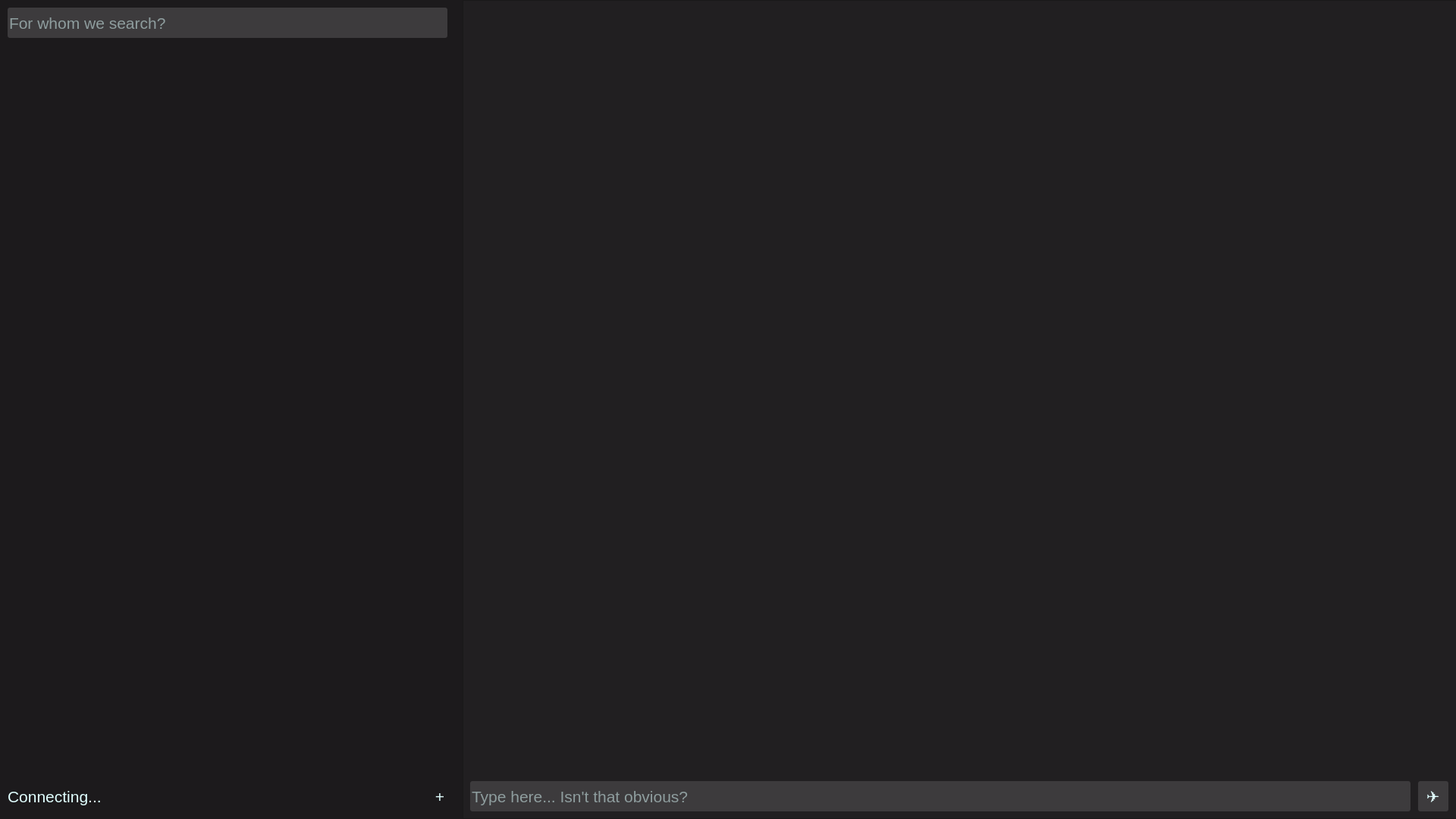
<?xml version="1.0" encoding="UTF-8"?>
<ui version="4.0">
 <class>MainWindow</class>
 <widget class="QMainWindow" name="MainWindow">
  <property name="geometry">
   <rect>
    <x>0</x>
    <y>0</y>
    <width>1920</width>
    <height>1080</height>
   </rect>
  </property>
  <property name="sizePolicy">
   <sizepolicy hsizetype="Preferred" vsizetype="Preferred">
    <horstretch>0</horstretch>
    <verstretch>0</verstretch>
   </sizepolicy>
  </property>
  <property name="font">
   <font>
    <pointsize>16</pointsize>
    <stylestrategy>PreferDefault</stylestrategy>
   </font>
  </property>
  <property name="contextMenuPolicy">
   <enum>Qt::NoContextMenu</enum>
  </property>
  <property name="windowTitle">
   <string>Jessenger</string>
  </property>
  <property name="styleSheet">
   <string notr="true">background-color: rgb(28, 26, 28);
color: rgb(224, 255, 255);</string>
  </property>
  <property name="documentMode">
   <bool>false</bool>
  </property>
  <property name="tabShape">
   <enum>QTabWidget::Rounded</enum>
  </property>
  <property name="unifiedTitleAndToolBarOnMac">
   <bool>false</bool>
  </property>
  <widget class="QWidget" name="centralwidget">
   <widget class="QStackedWidget" name="stackedWidget">
    <property name="geometry">
     <rect>
      <x>0</x>
      <y>0</y>
      <width>1920</width>
      <height>1080</height>
     </rect>
    </property>
    <property name="currentIndex">
     <number>3</number>
    </property>
    <widget class="QWidget" name="signPage">
     <widget class="QFrame" name="signWrap">
      <property name="geometry">
       <rect>
        <x>835</x>
        <y>435</y>
        <width>330</width>
        <height>180</height>
       </rect>
      </property>
      <property name="font">
       <font>
        <pointsize>9</pointsize>
        <stylestrategy>PreferDefault</stylestrategy>
       </font>
      </property>
      <property name="styleSheet">
       <string notr="true">background-color: rgb(43, 41, 43);
border-radius: 3px;</string>
      </property>
      <property name="frameShape">
       <enum>QFrame::StyledPanel</enum>
      </property>
      <property name="frameShadow">
       <enum>QFrame::Raised</enum>
      </property>
      <widget class="QLabel" name="signLabel">
       <property name="geometry">
        <rect>
         <x>0</x>
         <y>10</y>
         <width>330</width>
         <height>40</height>
        </rect>
       </property>
       <property name="font">
        <font>
         <pointsize>16</pointsize>
        </font>
       </property>
       <property name="text">
        <string>Hey! There's time to sign...</string>
       </property>
       <property name="alignment">
        <set>Qt::AlignCenter</set>
       </property>
      </widget>
      <widget class="QPushButton" name="goToSignInButton">
       <property name="geometry">
        <rect>
         <x>25</x>
         <y>60</y>
         <width>280</width>
         <height>50</height>
        </rect>
       </property>
       <property name="font">
        <font>
         <pointsize>16</pointsize>
        </font>
       </property>
       <property name="styleSheet">
        <string notr="true">background-color: rgb(61, 59, 61);
border-radius: 3px;
</string>
       </property>
       <property name="text">
        <string>in</string>
       </property>
      </widget>
      <widget class="QPushButton" name="goToSignUpButton">
       <property name="geometry">
        <rect>
         <x>25</x>
         <y>120</y>
         <width>280</width>
         <height>50</height>
        </rect>
       </property>
       <property name="font">
        <font>
         <pointsize>16</pointsize>
        </font>
       </property>
       <property name="styleSheet">
        <string notr="true">background-color: rgb(61, 59, 61);
border-radius: 3px;
</string>
       </property>
       <property name="text">
        <string>up</string>
       </property>
      </widget>
     </widget>
    </widget>
    <widget class="QWidget" name="signInFormPage">
     <widget class="QFrame" name="signInFormWrap">
      <property name="geometry">
       <rect>
        <x>810</x>
        <y>435</y>
        <width>300</width>
        <height>210</height>
       </rect>
      </property>
      <property name="font">
       <font>
        <pointsize>9</pointsize>
        <stylestrategy>PreferDefault</stylestrategy>
       </font>
      </property>
      <property name="styleSheet">
       <string notr="true">background-color: rgb(43, 41, 43);
border-radius: 3px;</string>
      </property>
      <property name="frameShape">
       <enum>QFrame::StyledPanel</enum>
      </property>
      <property name="frameShadow">
       <enum>QFrame::Raised</enum>
      </property>
      <widget class="QLabel" name="signInWelcomeLabel">
       <property name="geometry">
        <rect>
         <x>0</x>
         <y>10</y>
         <width>300</width>
         <height>40</height>
        </rect>
       </property>
       <property name="font">
        <font>
         <pointsize>16</pointsize>
        </font>
       </property>
       <property name="text">
        <string>Glad to see you again!</string>
       </property>
       <property name="alignment">
        <set>Qt::AlignCenter</set>
       </property>
      </widget>
      <widget class="QLineEdit" name="signInEmailLineEdit">
       <property name="geometry">
        <rect>
         <x>20</x>
         <y>60</y>
         <width>260</width>
         <height>40</height>
        </rect>
       </property>
       <property name="font">
        <font>
         <pointsize>16</pointsize>
        </font>
       </property>
       <property name="styleSheet">
        <string notr="true">background-color: rgb(61, 59, 61);</string>
       </property>
       <property name="text">
        <string/>
       </property>
       <property name="placeholderText">
        <string>E-mail</string>
       </property>
      </widget>
      <widget class="QLineEdit" name="signInPasswordLineEdit">
       <property name="geometry">
        <rect>
         <x>20</x>
         <y>110</y>
         <width>260</width>
         <height>40</height>
        </rect>
       </property>
       <property name="font">
        <font>
         <pointsize>16</pointsize>
        </font>
       </property>
       <property name="styleSheet">
        <string notr="true">background-color: rgb(61, 59, 61);</string>
       </property>
       <property name="inputMask">
        <string/>
       </property>
       <property name="text">
        <string/>
       </property>
       <property name="placeholderText">
        <string notr="true">Password</string>
       </property>
      </widget>
      <widget class="QPushButton" name="signInButton">
       <property name="geometry">
        <rect>
         <x>20</x>
         <y>160</y>
         <width>260</width>
         <height>40</height>
        </rect>
       </property>
       <property name="font">
        <font>
         <pointsize>16</pointsize>
        </font>
       </property>
       <property name="styleSheet">
        <string notr="true">background-color: rgb(71, 69, 71);
border-radius: 3px;
</string>
       </property>
       <property name="text">
        <string>Sign in</string>
       </property>
      </widget>
      <widget class="QLabel" name="signInWarning">
       <property name="geometry">
        <rect>
         <x>0</x>
         <y>210</y>
         <width>300</width>
         <height>200</height>
        </rect>
       </property>
       <property name="font">
        <font>
         <pointsize>16</pointsize>
        </font>
       </property>
       <property name="styleSheet">
        <string notr="true">color: rgb(170, 0, 0);</string>
       </property>
       <property name="text">
        <string/>
       </property>
       <property name="alignment">
        <set>Qt::AlignHCenter|Qt::AlignTop</set>
       </property>
       <property name="wordWrap">
        <bool>true</bool>
       </property>
      </widget>
     </widget>
     <widget class="QLabel" name="signInWaitingLabel">
      <property name="geometry">
       <rect>
        <x>860</x>
        <y>230</y>
        <width>200</width>
        <height>200</height>
       </rect>
      </property>
      <property name="text">
       <string/>
      </property>
      <property name="alignment">
       <set>Qt::AlignCenter</set>
      </property>
     </widget>
    </widget>
    <widget class="QWidget" name="signUpFormPage">
     <widget class="QFrame" name="signUpFormWrap">
      <property name="geometry">
       <rect>
        <x>810</x>
        <y>410</y>
        <width>300</width>
        <height>260</height>
       </rect>
      </property>
      <property name="font">
       <font>
        <pointsize>9</pointsize>
        <stylestrategy>PreferDefault</stylestrategy>
       </font>
      </property>
      <property name="styleSheet">
       <string notr="true">background-color: rgb(43, 41, 43);
border-radius: 3px;</string>
      </property>
      <property name="frameShape">
       <enum>QFrame::StyledPanel</enum>
      </property>
      <property name="frameShadow">
       <enum>QFrame::Raised</enum>
      </property>
      <widget class="QLabel" name="signUpWelcomeLabel">
       <property name="geometry">
        <rect>
         <x>0</x>
         <y>10</y>
         <width>300</width>
         <height>40</height>
        </rect>
       </property>
       <property name="font">
        <font>
         <pointsize>16</pointsize>
        </font>
       </property>
       <property name="text">
        <string>Let's get acquainted!</string>
       </property>
       <property name="alignment">
        <set>Qt::AlignCenter</set>
       </property>
      </widget>
      <widget class="QLineEdit" name="signUpEmailLineEdit">
       <property name="geometry">
        <rect>
         <x>20</x>
         <y>110</y>
         <width>260</width>
         <height>40</height>
        </rect>
       </property>
       <property name="font">
        <font>
         <pointsize>16</pointsize>
        </font>
       </property>
       <property name="styleSheet">
        <string notr="true">background-color: rgb(61, 59, 61);</string>
       </property>
       <property name="text">
        <string/>
       </property>
       <property name="placeholderText">
        <string>E-mail</string>
       </property>
      </widget>
      <widget class="QLineEdit" name="signUpPasswordLineEdit">
       <property name="geometry">
        <rect>
         <x>20</x>
         <y>160</y>
         <width>260</width>
         <height>40</height>
        </rect>
       </property>
       <property name="font">
        <font>
         <pointsize>16</pointsize>
        </font>
       </property>
       <property name="styleSheet">
        <string notr="true">background-color: rgb(61, 59, 61);</string>
       </property>
       <property name="text">
        <string/>
       </property>
       <property name="placeholderText">
        <string>Password</string>
       </property>
      </widget>
      <widget class="QLineEdit" name="signUpUsernameLineEdit">
       <property name="geometry">
        <rect>
         <x>20</x>
         <y>60</y>
         <width>260</width>
         <height>40</height>
        </rect>
       </property>
       <property name="font">
        <font>
         <pointsize>16</pointsize>
        </font>
       </property>
       <property name="styleSheet">
        <string notr="true">background-color: rgb(61, 59, 61);
</string>
       </property>
       <property name="text">
        <string/>
       </property>
       <property name="placeholderText">
        <string>Username</string>
       </property>
      </widget>
      <widget class="QPushButton" name="signUpButton">
       <property name="geometry">
        <rect>
         <x>20</x>
         <y>210</y>
         <width>260</width>
         <height>40</height>
        </rect>
       </property>
       <property name="font">
        <font>
         <pointsize>16</pointsize>
        </font>
       </property>
       <property name="styleSheet">
        <string notr="true">background-color: rgb(71, 69, 71);
border-radius: 3px;
</string>
       </property>
       <property name="text">
        <string>Sign up</string>
       </property>
      </widget>
      <widget class="QLabel" name="signUpWarning">
       <property name="geometry">
        <rect>
         <x>0</x>
         <y>260</y>
         <width>300</width>
         <height>200</height>
        </rect>
       </property>
       <property name="font">
        <font>
         <pointsize>16</pointsize>
        </font>
       </property>
       <property name="styleSheet">
        <string notr="true">color: rgb(170, 0, 0);</string>
       </property>
       <property name="text">
        <string/>
       </property>
       <property name="alignment">
        <set>Qt::AlignHCenter|Qt::AlignTop</set>
       </property>
       <property name="wordWrap">
        <bool>true</bool>
       </property>
      </widget>
     </widget>
     <widget class="QLabel" name="signUpWaitingLabel">
      <property name="geometry">
       <rect>
        <x>860</x>
        <y>200</y>
        <width>200</width>
        <height>200</height>
       </rect>
      </property>
      <property name="text">
       <string/>
      </property>
      <property name="alignment">
       <set>Qt::AlignCenter</set>
      </property>
     </widget>
    </widget>
    <widget class="QWidget" name="homePage">
     <widget class="QLineEdit" name="findUserLineEdit">
      <property name="geometry">
       <rect>
        <x>10</x>
        <y>10</y>
        <width>580</width>
        <height>40</height>
       </rect>
      </property>
      <property name="font">
       <font>
        <pointsize>16</pointsize>
       </font>
      </property>
      <property name="styleSheet">
       <string notr="true">background-color: rgb(61, 59, 61);
border-radius: 3px;
</string>
      </property>
      <property name="text">
       <string/>
      </property>
      <property name="placeholderText">
       <string>For whom we search?</string>
      </property>
     </widget>
     <widget class="QLabel" name="connectionStatement">
      <property name="geometry">
       <rect>
        <x>10</x>
        <y>1030</y>
        <width>540</width>
        <height>40</height>
       </rect>
      </property>
      <property name="font">
       <font>
        <pointsize>16</pointsize>
       </font>
      </property>
      <property name="styleSheet">
       <string notr="true"/>
      </property>
      <property name="text">
       <string>Connecting...</string>
      </property>
      <property name="alignment">
       <set>Qt::AlignLeading|Qt::AlignLeft|Qt::AlignVCenter</set>
      </property>
     </widget>
     <widget class="QFrame" name="workspaceFrame">
      <property name="geometry">
       <rect>
        <x>610</x>
        <y>0</y>
        <width>1700</width>
        <height>1080</height>
       </rect>
      </property>
      <property name="font">
       <font>
        <pointsize>14</pointsize>
       </font>
      </property>
      <property name="styleSheet">
       <string notr="true">background-color: rgb(33, 31, 33);</string>
      </property>
      <property name="frameShape">
       <enum>QFrame::StyledPanel</enum>
      </property>
      <property name="frameShadow">
       <enum>QFrame::Raised</enum>
      </property>
      <widget class="QLineEdit" name="messageLineEdit">
       <property name="geometry">
        <rect>
         <x>10</x>
         <y>1030</y>
         <width>1240</width>
         <height>40</height>
        </rect>
       </property>
       <property name="font">
        <font>
         <pointsize>16</pointsize>
        </font>
       </property>
       <property name="styleSheet">
        <string notr="true">background-color: rgb(61, 59, 61);
border-radius: 3px;
</string>
       </property>
       <property name="text">
        <string/>
       </property>
       <property name="placeholderText">
        <string>Type here... Isn't that obvious?</string>
       </property>
      </widget>
      <widget class="QPushButton" name="sendMessageButton">
       <property name="enabled">
        <bool>false</bool>
       </property>
       <property name="geometry">
        <rect>
         <x>1260</x>
         <y>1030</y>
         <width>40</width>
         <height>40</height>
        </rect>
       </property>
       <property name="font">
        <font>
         <pointsize>16</pointsize>
        </font>
       </property>
       <property name="styleSheet">
        <string notr="true">background-color: rgb(61, 59, 61);
border-radius: 3px;</string>
       </property>
       <property name="text">
        <string>✈</string>
       </property>
      </widget>
      <widget class="QLabel" name="currentChatName">
       <property name="geometry">
        <rect>
         <x>10</x>
         <y>10</y>
         <width>1290</width>
         <height>40</height>
        </rect>
       </property>
       <property name="font">
        <font>
         <pointsize>16</pointsize>
        </font>
       </property>
       <property name="text">
        <string/>
       </property>
      </widget>
      <widget class="QScrollArea" name="messagesScrollArea">
       <property name="geometry">
        <rect>
         <x>10</x>
         <y>60</y>
         <width>1290</width>
         <height>960</height>
        </rect>
       </property>
       <property name="styleSheet">
        <string notr="true">border: none;</string>
       </property>
       <property name="verticalScrollBarPolicy">
        <enum>Qt::ScrollBarAsNeeded</enum>
       </property>
       <property name="horizontalScrollBarPolicy">
        <enum>Qt::ScrollBarAlwaysOff</enum>
       </property>
       <property name="sizeAdjustPolicy">
        <enum>QAbstractScrollArea::AdjustToContents</enum>
       </property>
       <property name="widgetResizable">
        <bool>true</bool>
       </property>
       <widget class="QWidget" name="messagesContainer">
        <property name="geometry">
         <rect>
          <x>0</x>
          <y>0</y>
          <width>1290</width>
          <height>960</height>
         </rect>
        </property>
        <widget class="QWidget" name="verticalLayoutWidget_2">
         <property name="geometry">
          <rect>
           <x>0</x>
           <y>0</y>
           <width>1291</width>
           <height>961</height>
          </rect>
         </property>
         <layout class="QVBoxLayout" name="messages">
          <property name="spacing">
           <number>10</number>
          </property>
         </layout>
        </widget>
       </widget>
      </widget>
     </widget>
     <widget class="QScrollArea" name="chatsScrollArea">
      <property name="geometry">
       <rect>
        <x>10</x>
        <y>60</y>
        <width>580</width>
        <height>960</height>
       </rect>
      </property>
      <property name="styleSheet">
       <string notr="true">border: none;</string>
      </property>
      <property name="verticalScrollBarPolicy">
       <enum>Qt::ScrollBarAlwaysOff</enum>
      </property>
      <property name="horizontalScrollBarPolicy">
       <enum>Qt::ScrollBarAlwaysOff</enum>
      </property>
      <property name="widgetResizable">
       <bool>true</bool>
      </property>
      <widget class="QWidget" name="chatsContainer">
       <property name="geometry">
        <rect>
         <x>0</x>
         <y>0</y>
         <width>580</width>
         <height>960</height>
        </rect>
       </property>
       <widget class="QWidget" name="verticalLayoutWidget">
        <property name="geometry">
         <rect>
          <x>0</x>
          <y>0</y>
          <width>581</width>
          <height>991</height>
         </rect>
        </property>
        <layout class="QVBoxLayout" name="chats">
         <property name="spacing">
          <number>10</number>
         </property>
        </layout>
       </widget>
      </widget>
     </widget>
     <widget class="QPushButton" name="goToCreateGroupPageButton">
      <property name="enabled">
       <bool>true</bool>
      </property>
      <property name="geometry">
       <rect>
        <x>560</x>
        <y>1030</y>
        <width>40</width>
        <height>40</height>
       </rect>
      </property>
      <property name="font">
       <font>
        <pointsize>16</pointsize>
       </font>
      </property>
      <property name="styleSheet">
       <string notr="true">background-color: rgb(28, 26, 28);
border: none;</string>
      </property>
      <property name="text">
       <string>+</string>
      </property>
     </widget>
    </widget>
    <widget class="QWidget" name="confirmEmailPage">
     <widget class="QLabel" name="confirmEmailPictureLabel">
      <property name="geometry">
       <rect>
        <x>675</x>
        <y>225</y>
        <width>570</width>
        <height>480</height>
       </rect>
      </property>
      <property name="font">
       <font>
        <pointsize>72</pointsize>
       </font>
      </property>
      <property name="focusPolicy">
       <enum>Qt::NoFocus</enum>
      </property>
      <property name="text">
       <string/>
      </property>
      <property name="pixmap">
       <pixmap>../build-jessenger-Desktop_Qt_5_15_2_MinGW_64_bit-Debug/assets/confirm_email.svg</pixmap>
      </property>
      <property name="scaledContents">
       <bool>true</bool>
      </property>
      <property name="alignment">
       <set>Qt::AlignCenter</set>
      </property>
      <property name="wordWrap">
       <bool>true</bool>
      </property>
     </widget>
     <widget class="QPushButton" name="backToSignButton">
      <property name="enabled">
       <bool>true</bool>
      </property>
      <property name="geometry">
       <rect>
        <x>1870</x>
        <y>10</y>
        <width>40</width>
        <height>40</height>
       </rect>
      </property>
      <property name="font">
       <font>
        <pointsize>16</pointsize>
       </font>
      </property>
      <property name="styleSheet">
       <string notr="true">background-color: rgb(28, 26, 28);
border: none;</string>
      </property>
      <property name="text">
       <string>←</string>
      </property>
     </widget>
     <widget class="QLabel" name="confirmEmailTextLabel">
      <property name="geometry">
       <rect>
        <x>610</x>
        <y>710</y>
        <width>700</width>
        <height>150</height>
       </rect>
      </property>
      <property name="font">
       <font>
        <pointsize>24</pointsize>
       </font>
      </property>
      <property name="text">
       <string>Now we need to check your email. Please follow the instructions in the letter.</string>
      </property>
      <property name="alignment">
       <set>Qt::AlignCenter</set>
      </property>
      <property name="wordWrap">
       <bool>true</bool>
      </property>
     </widget>
    </widget>
    <widget class="QWidget" name="createGroupPage">
     <widget class="QFrame" name="createGroupWrap">
      <property name="geometry">
       <rect>
        <x>800</x>
        <y>430</y>
        <width>320</width>
        <height>210</height>
       </rect>
      </property>
      <property name="font">
       <font>
        <pointsize>9</pointsize>
        <stylestrategy>PreferDefault</stylestrategy>
       </font>
      </property>
      <property name="styleSheet">
       <string notr="true">background-color: rgb(43, 41, 43);
border-radius: 3px;</string>
      </property>
      <property name="frameShape">
       <enum>QFrame::StyledPanel</enum>
      </property>
      <property name="frameShadow">
       <enum>QFrame::Raised</enum>
      </property>
      <widget class="QLabel" name="createGroupLabel">
       <property name="geometry">
        <rect>
         <x>0</x>
         <y>10</y>
         <width>320</width>
         <height>40</height>
        </rect>
       </property>
       <property name="font">
        <font>
         <pointsize>16</pointsize>
        </font>
       </property>
       <property name="text">
        <string>Create a new group. Now!</string>
       </property>
       <property name="alignment">
        <set>Qt::AlignCenter</set>
       </property>
      </widget>
      <widget class="QPushButton" name="createGroupButton">
       <property name="geometry">
        <rect>
         <x>9</x>
         <y>110</y>
         <width>300</width>
         <height>40</height>
        </rect>
       </property>
       <property name="font">
        <font>
         <pointsize>16</pointsize>
        </font>
       </property>
       <property name="styleSheet">
        <string notr="true">background-color: rgb(61, 59, 61);
border-radius: 3px;
</string>
       </property>
       <property name="text">
        <string>Create</string>
       </property>
      </widget>
      <widget class="QLineEdit" name="groupNameLineEdit">
       <property name="geometry">
        <rect>
         <x>10</x>
         <y>60</y>
         <width>300</width>
         <height>40</height>
        </rect>
       </property>
       <property name="font">
        <font>
         <pointsize>16</pointsize>
        </font>
       </property>
       <property name="styleSheet">
        <string notr="true">background-color: rgb(61, 59, 61);
</string>
       </property>
       <property name="text">
        <string/>
       </property>
       <property name="alignment">
        <set>Qt::AlignLeading|Qt::AlignLeft|Qt::AlignVCenter</set>
       </property>
       <property name="placeholderText">
        <string>Group name</string>
       </property>
      </widget>
      <widget class="QPushButton" name="createGroupGoBackButton">
       <property name="geometry">
        <rect>
         <x>10</x>
         <y>160</y>
         <width>300</width>
         <height>40</height>
        </rect>
       </property>
       <property name="font">
        <font>
         <pointsize>14</pointsize>
        </font>
       </property>
       <property name="styleSheet">
        <string notr="true">background-color: rgb(43, 41, 43);
border: none;
</string>
       </property>
       <property name="text">
        <string>Or go back</string>
       </property>
      </widget>
      <widget class="QLabel" name="createGroupWarning">
       <property name="geometry">
        <rect>
         <x>0</x>
         <y>210</y>
         <width>320</width>
         <height>40</height>
        </rect>
       </property>
       <property name="font">
        <font>
         <pointsize>16</pointsize>
        </font>
       </property>
       <property name="styleSheet">
        <string notr="true">color: rgb(170, 0, 0);</string>
       </property>
       <property name="text">
        <string/>
       </property>
       <property name="alignment">
        <set>Qt::AlignCenter</set>
       </property>
      </widget>
     </widget>
    </widget>
   </widget>
  </widget>
 </widget>
 <resources/>
 <connections/>
</ui>
